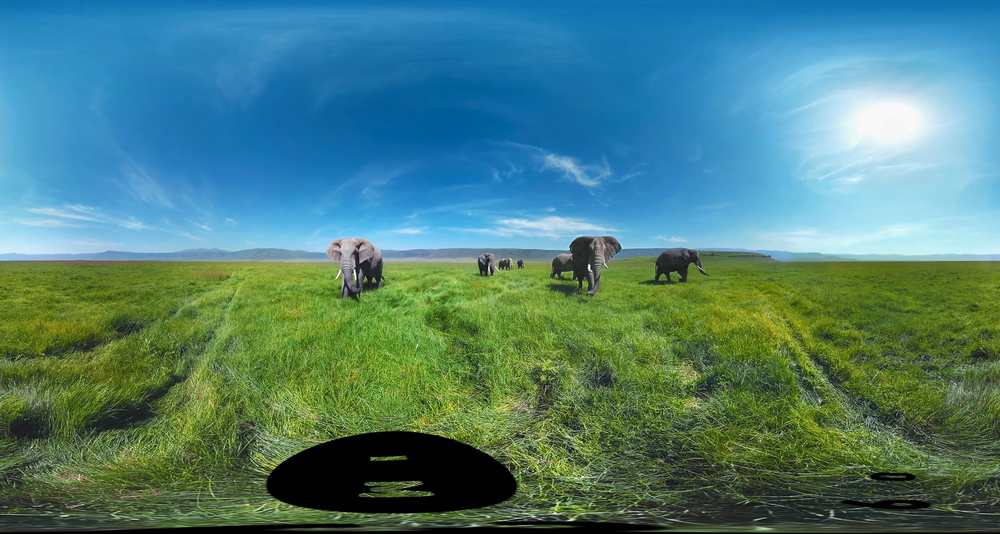
#> input picture erp.png, 1000 x 534 px, shrunk from 1596 x 852 before the run
$ python erp_cpp.py
#> lines starting #> are read from the running program, lines starting #| are printed output that depends on the picture
import numpy as np
class ERP2CPP:
    LANCZOS_TAB_SIZE=3
    LANCZOS_FAST_SCALE=100
    LANCZOS_FAST_MAX_SIZE=LANCZOS_TAB_SIZE*2

    def __init__(self,interpolation='nearest'):
        """
        :param interpolation: Used pixel interpolation algorithm, 'nearest' or 'lanczos'. Default is 'nearest'.
        """
        self.m_cppMap = None
        self.m_lanczosCoef=None
        assert interpolation in ('nearest','lanczos')
        if interpolation == 'lanczos':
            self.InitLanczosCoef()
            self.interpolation=self.IFilterLanczos
        else:
            self.interpolation=self.IFilterNearest

    def InitLanczosCoef(self):
        if self.m_lanczosCoef is not None and len(self.m_lanczosCoef) > 0:
            return
        size = self.LANCZOS_FAST_MAX_SIZE*self.LANCZOS_FAST_SCALE
        x = np.arange(0,size) / self.LANCZOS_FAST_SCALE
        self.m_lanczosCoef = np.sinc(x) * np.sinc(x / self.LANCZOS_TAB_SIZE)

    def lanczos_coef(self, x):
        idx = (np.abs(x) * self.LANCZOS_FAST_SCALE+0.5).astype(int)
        return self.m_lanczosCoef[idx]


    def IFilterLanczos(self, img, x_in, y_in):
        h, w, _ = img.shape
        x_in=x_in.flatten().astype(int)
        y_in=y_in.flatten().astype(int)

        j=np.arange(-self.LANCZOS_TAB_SIZE, self.LANCZOS_TAB_SIZE)
        i=np.arange(-self.LANCZOS_TAB_SIZE, self.LANCZOS_TAB_SIZE)
        x_in=x_in[:,np.newaxis].repeat(j.shape[0],axis=-1)
        y_in=y_in[:,np.newaxis].repeat(j.shape[0],axis=-1)
        j=j[np.newaxis,:].repeat(x_in.shape[0],axis=0)
        i=i[np.newaxis,:].repeat(y_in.shape[0],axis=0)
        idx_x=x_in+i+1
        idx_y=y_in+j+1
        diff_x=x_in - idx_x
        diff_y=y_in - idx_y
        index=(idx_x>=0)*(idx_x<w)*(idx_y>=0)*(idx_y<h)
        diff_x[~index]=0
        diff_y[~index]=0
        coef_x = self.lanczos_coef(diff_x)
        coef_y = self.lanczos_coef(diff_y)
        coef = coef_x * coef_y*index
        idx_x[~index]=0
        idx_y[~index] = 0
        res=img[idx_y, idx_x,:]*coef[:,:,np.newaxis]
        res=res.sum(axis=1)
        sum_coef=coef.sum(axis=1,keepdims=True)

        return np.uint8(res / sum_coef)

    def IFilterNearest(self, img, x,y):
        h, w,_ = img.shape
        x = np.clip(x.flatten() - 0.5, 0.0, w - 1.0)
        y = np.clip(y.flatten() - 0.5, 0.0, h - 1.0)

        lx = np.round(x).astype(int)
        ly = np.round(y).astype(int)

        return np.uint8(img[ly, lx])

    def GenerateCPPMap(self, w, h):
        if self.m_cppMap is not None and self.m_cppMap.any():
            return

        self.m_cppMap = np.zeros((h, w), dtype=bool)

        j=np.arange(0,h).astype(float)
        i=np.arange(0,w).astype(float)
        j=j[:,np.newaxis].repeat(w, axis=1)
        i=i[np.newaxis,:].repeat(h, axis=0)
        phi = 3 * np.arcsin(0.5 - j / h)
        denom = (2 * np.cos(2 * phi / 3) - 1)
        # denom[denom==0]=1e-6
        lambda_ = (2 * np.pi * i / w - np.pi) / denom

        x = w * (lambda_ / (2 * np.pi) + 0.5)
        y = h * (0.5 - phi / np.pi)
        x[x<0]=x[x<0]-0.5
        y[y<0]=y[y<0]-0.5
        x[x>0]=x[x>0]+0.5
        y[y>0]=y[y>0]+0.5
        idx_x=x.astype(int)
        idx_y=y.astype(int)
        index=(idx_x>=0)*(idx_x<w)*(idx_y>=0)*(idx_y<h)
        self.m_cppMap[index]=True

    def cvt(self, erp:np.ndarray):
        rows, cols = self.m_cppMap.shape
        cpp = np.zeros((rows, cols,erp.shape[-1]), dtype=np.uint8)

        j = np.arange(0, rows).astype(float)
        i = np.arange(0, cols).astype(float)
        j = j[:, np.newaxis].repeat(cols, axis=1)
        i = i[np.newaxis, :].repeat(rows, axis=0)
        phi = 3 * np.arcsin(0.5 - j / rows)
        denom = (2 * np.cos(2 * phi / 3) - 1)
        lambda_ = (2 * np.pi * i / cols - np.pi) / denom

        x = erp.shape[1] * (lambda_ / (2 * np.pi) + 0.5) - 0.5
        y = erp.shape[0] * (0.5 - phi / np.pi) - 0.5
        cpp[self.m_cppMap] = self.interpolation(erp,x[self.m_cppMap], y[self.m_cppMap])
        return cpp

    def __call__(self, erp:np.ndarray,cpp_w=None,cpp_h=None):
        """
        :param erp: The input ERP image/Video, image dimensions should be (H,W,C)，video dimensions should be (T,H,W,C)
        :param cpp_w: Width of CPP view, the default is the same of ERP input
        :param cpp_h: Hight of CPP view, the default is the same of ERP input
        """
        #check input
        if erp.ndim==4:
            D,H,W,C = erp.shape
        elif erp.ndim==3:
            H,W,C = erp.shape
            D=None
        else:
            raise ValueError('ERP input must have 3 dimensions for image (H,W,C), or 4 dimebsions for video (T,H,W,C)')
        if not(C==1 or C==3 or C==4):
            raise ValueError('ERP input must have 3 dimensions for image (H,W,C), or 4 dimebsions for video (T,H,W,C)')

           # init CPP Mask Map
        if cpp_w is None or cpp_h is None:
            cpp_w=W
            cpp_h=H
        self.GenerateCPPMap(cpp_w, cpp_h)

        # convert
        if D is None:# for image
            return self.cvt(erp)
        else: # for video
            outputs=np.zeros((D,cpp_h,cpp_w,C), dtype=np.uint8)
            for i in range(D):
                outputs[i]=self.cvt(erp[i])
            return outputs


# Example
if __name__ == '__main__':

    import skimage.io
    img=skimage.io.imread('erp.png')
#> img is the input picture: shape (534, 1000, 3); mean R, G, B 78, 127.4, 121.2
    erp2cpp=ERP2CPP('lanczos')
    cpp=erp2cpp(img)
#> in GenerateCPPMap, `x[x<0]=x[x<0]-0.5`:
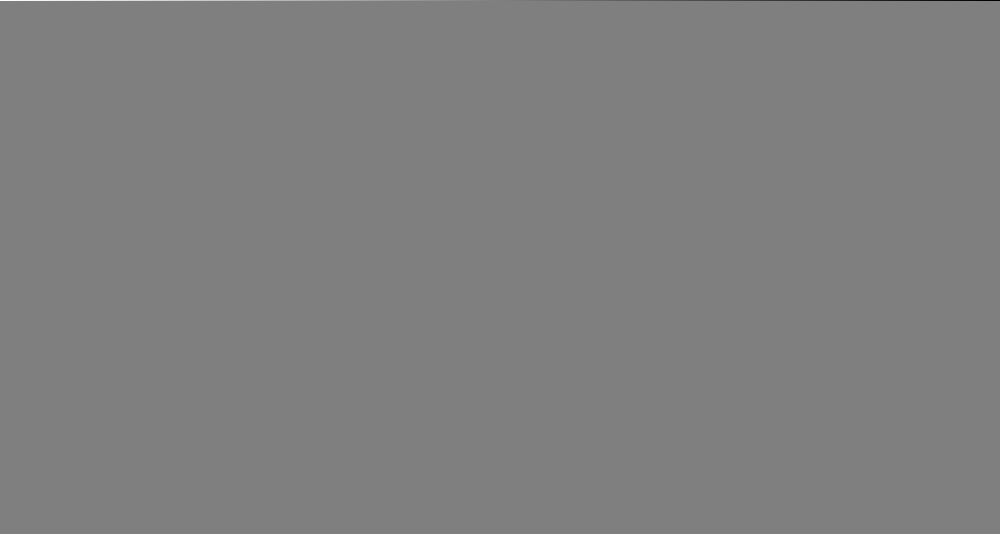
#> x: shape (534, 1000) float64; min -2.25e+18, max 2.25e+18, mean 4.22e+12; drawn with min black and max white
#> in GenerateCPPMap, `y[y<0]=y[y<0]-0.5`:
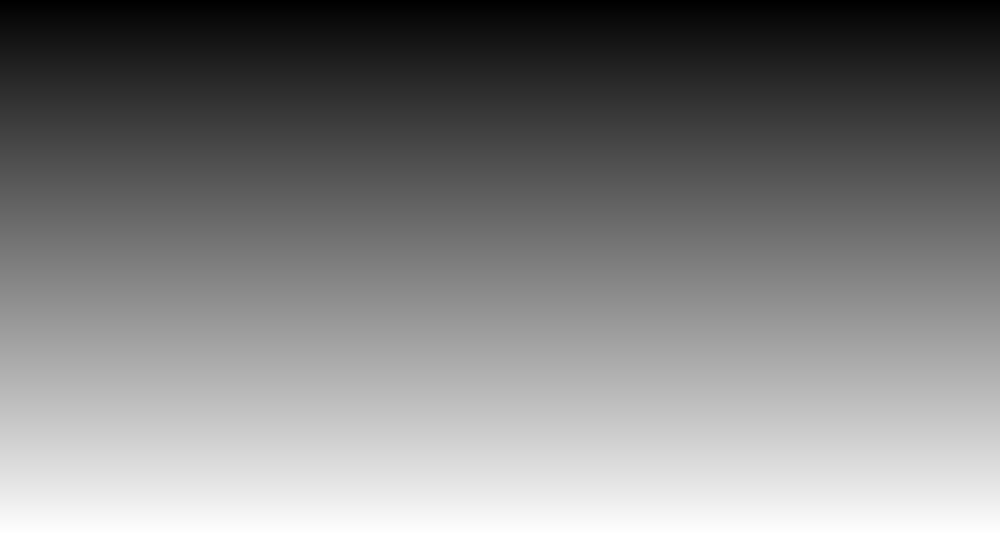
#> y: shape (534, 1000) float64; min -0.5, max 532.9, mean 266.5; drawn with min black and max white
#> in cvt, `cpp[self.m_cppMap] = self.interpolation(erp,x[self.m_cppMap], y[self.m..`:
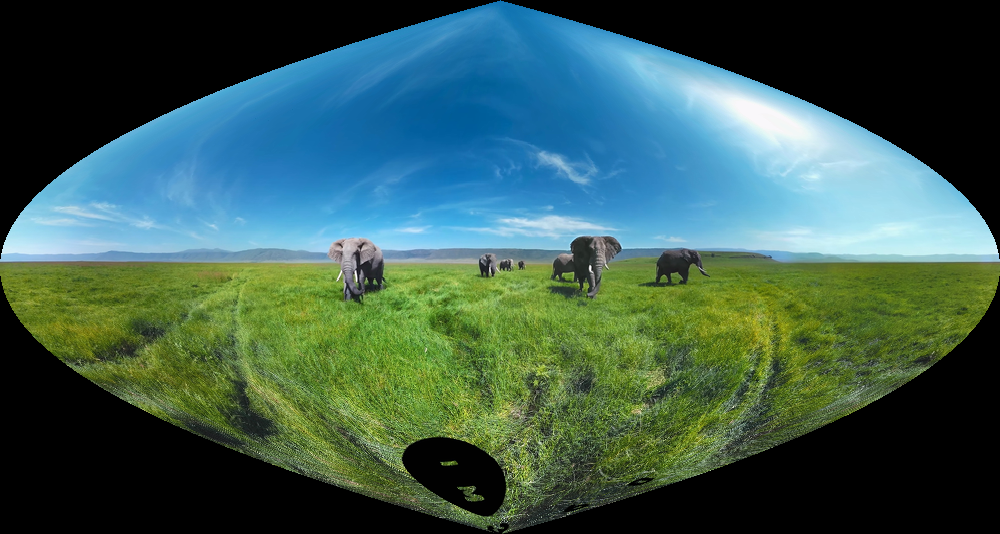
#> cpp: shape (534, 1000, 3); mean R, G, B 59.3, 91.5, 82
    skimage.io.imsave('cpp.png', cpp)
    '''
    import skvideo.io
    video=skvideo.io.vread('erp.mp4')
    erp2cpp=ERP2CPP('lanczos')
    cpp=erp2cpp(video)
    skvideo.io.vwrite('cpp.mp4', cpp)
    '''
